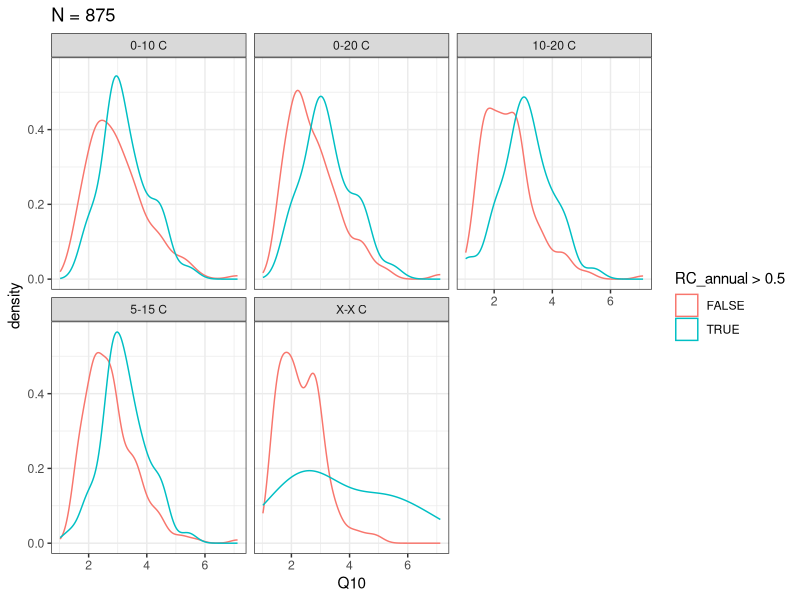
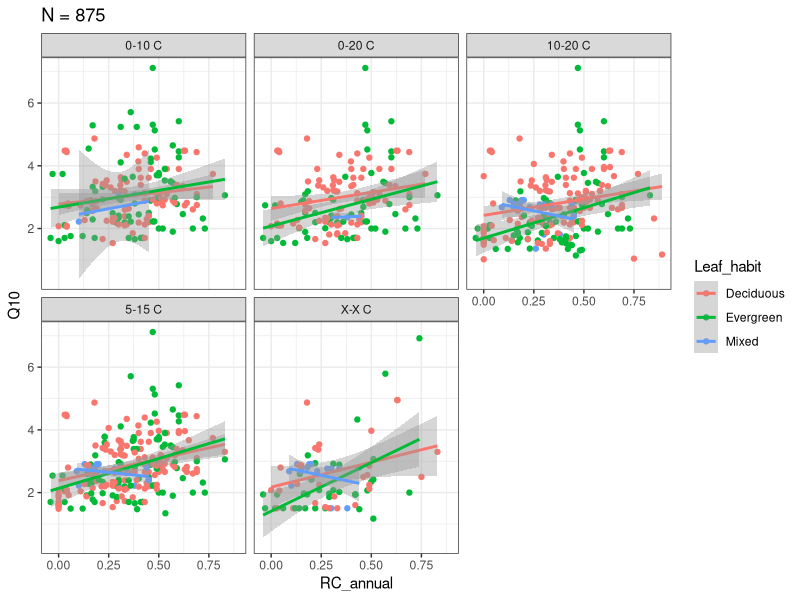
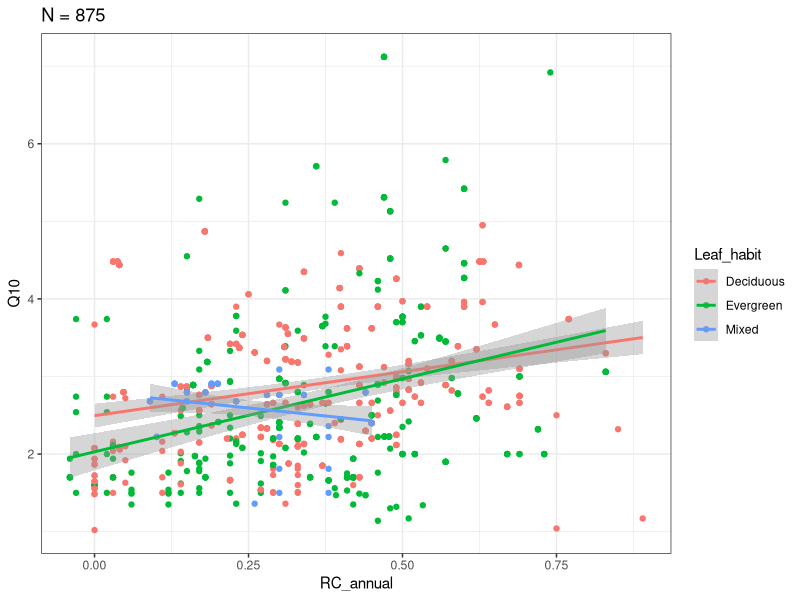

Write the R code that produced these figures, in order.
## ---- chunk 1
knitr::opts_chunk$set(echo = TRUE)
srdb <- read.csv("data/srdb-data.csv")
library(dplyr)
library(tidyr)
library(ggplot2)
theme_set(theme_bw())
srdb %>% 
  as_tibble() %>% 
  select(RC_annual, Leaf_habit, 
         Q10_0_10, Q10_0_20, Q10_5_15, Q10_10_20, Q10_other1) %>%
  rename(Q10_X_X = Q10_other1) %>% 
  gather(Label, Q10, -RC_annual, -Leaf_habit) %>% 
  filter(!is.na(RC_annual), !is.na(Q10)) %>% 
  separate(Label, into = c("X", "temp_low", "temp_high")) %>% 
  mutate(Temp_range = paste0(temp_low, "-", temp_high, " C")) ->
  srdb
## ---- chunk 2
ggplot(srdb, aes(x = Q10, color = RC_annual > 0.5)) + 
  geom_density() + 
  facet_wrap(~Temp_range) +
  ggtitle(paste("N =", nrow(srdb)))

ggplot(srdb, aes(RC_annual, Q10, color = Leaf_habit)) + 
  geom_point() + 
  geom_smooth(method = "lm") +
  facet_wrap(~Temp_range) +
  ggtitle(paste("N =", nrow(srdb)))

ggplot(srdb, aes(RC_annual, Q10, color = Leaf_habit)) + 
  geom_point() + 
  geom_smooth(method = "lm") +
  ggtitle(paste("N =", nrow(srdb)))
## ---- chunk 3
srdb %>% 
  mutate(RC_group = cut(RC_annual, 5)) %>% 
  group_by(Leaf_habit, Temp_range, RC_group) %>% 
  summarise(Q10 = round(mean(Q10), 2)) %>% 
  spread(Temp_range, Q10) %>% 
  kableExtra::kable()

m <- lm(Q10 ~ Temp_range + Leaf_habit + RC_annual, data = srdb)
car::Anova(m, type = "III")
summary(m)
